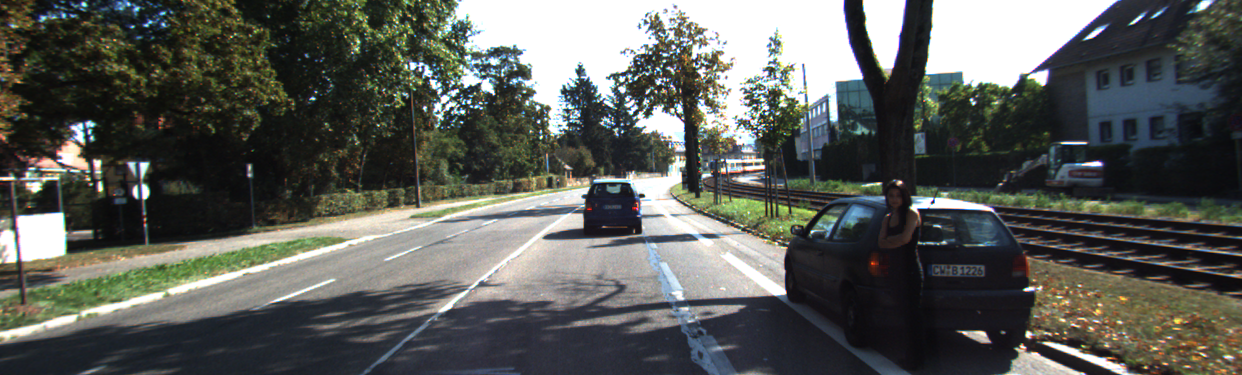
//> input picture samples/right.png, 1242 x 375 px
$ ./stereo_vision ../samples/right.png ../samples/right.png   (built with g++ and OpenCV 4)
//> lines starting //> are read from the running program, lines starting //| are printed output that depends on the picture; after the words box and inside, x2 and y2 are one past the last pixel; in counts of white or black regions, pixels touching at a corner belong together
/* Kenneth Jung
 * Mechatronics Engineering
 * k22jung@edu.uwaterloo.ca
 *
 * Original source taken from Github as a starting point for the code:
 * https://github.com/opencv/opencv_contrib/blob/master/modules/ximgproc/samples/disparity_filtering.cpp
*/
#include "opencv2/calib3d.hpp"
#include "opencv2/imgproc.hpp"
#include "opencv2/imgcodecs.hpp"
#include "opencv2/highgui.hpp"
#include "opencv2/core/utility.hpp"
#include "opencv2/ximgproc/disparity_filter.hpp"
#include <iostream>
#include <string>

using namespace cv;
using namespace cv::ximgproc;
using namespace std;

const double DOWNSCALE = 0.25;
const int WIN_SIZE_SGBM = 1;
const int MAX_X_GRAD = 25;
const double SMOOTHING_FACTOR = 4;
const double LAMBDA = 8000.0;
const double SIGMA = 1.5;
const double VIS_MULT = 4.0;
const int MAX_DISPARITY = 16*5;


Rect computeROI(Size2i src_sz, Ptr<StereoMatcher> matcher_instance);

const String keys =
    "{help h usage ? |                  | print this message                                                }"
    "{@left          |../data/aloeL.jpg | left view of the stereopair                                       }"
    "{@right         |../data/aloeR.jpg | right view of the stereopair                                      }"
    "{filter         |wls_conf          | used post-filtering (wls_conf or wls_no_conf)                     }"
    "{no-downscale   |                  | force stereo matching on full-sized views to improve quality      }"
    ;

int main(int argc, char** argv)
{
    CommandLineParser parser(argc,argv,keys);
    parser.about("Disparity Filtering Demo");
    if (parser.has("help"))
    {
        parser.printMessage();
        return 0;
    }

    String left_im = parser.get<String>(0);
    String right_im = parser.get<String>(1);
    String filter = parser.get<String>("filter");
    bool no_downscale = parser.has("no-downscale");
    int max_disp = MAX_DISPARITY;

    if (!parser.check())
    {
        parser.printErrors();
        return -1;
    }

    if(max_disp <= 0 || max_disp%16 != 0)
    {
        cout<<"Incorrect MAX_DISPARITY value: it should be positive and divisible by 16"<<endl;
        return -1;
    }

    if(WIN_SIZE_SGBM <= 0 || WIN_SIZE_SGBM%2 != 1)
    {
        cout<<"Incorrect window_size value: it should be positive and odd"<<endl;
        return -1;
    }

    Mat left  = imread(left_im,IMREAD_COLOR);
//> left is the input picture: 375 rows x 1242 cols, CV_8UC3; mean B, G, R 88.6, 93, 90.6
    if ( left.empty() )
    {
        cout<<"Cannot read image file: "<<left_im;
        return -1;
    }

    Mat right = imread(right_im,IMREAD_COLOR);
    if ( right.empty() )
    {
        cout<<"Cannot read image file: "<<right_im;
        return -1;
    }

    Mat left_for_matcher, right_for_matcher;
    Mat left_disp,right_disp;
    Mat filtered_disp;
    Mat conf_map = Mat(left.rows,left.cols,CV_8U);
    conf_map = Scalar(255);
    Rect ROI;
    Ptr<DisparityWLSFilter> wls_filter;
    double matching_time, filtering_time;

    if(filter=="wls_conf")
    {
        if(!no_downscale)
        {
            max_disp *= DOWNSCALE;
            if(max_disp%16!=0)
                max_disp += 16-(max_disp%16);
            resize(left ,left_for_matcher ,Size(),DOWNSCALE,DOWNSCALE);
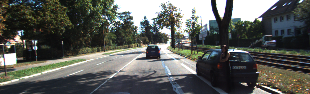
//> left_for_matcher: 94 rows x 310 cols, CV_8UC3; mean B, G, R 88.7, 93.1, 90.7
            resize(right,right_for_matcher,Size(),DOWNSCALE,DOWNSCALE);
        }
        else
        {
            left_for_matcher  = left.clone();
            right_for_matcher = right.clone();
        }

		Ptr<StereoSGBM> left_matcher  = StereoSGBM::create(0,max_disp,WIN_SIZE_SGBM);
		left_matcher->setP1(24*WIN_SIZE_SGBM*WIN_SIZE_SGBM*SMOOTHING_FACTOR);
		left_matcher->setP2(96*WIN_SIZE_SGBM*WIN_SIZE_SGBM*SMOOTHING_FACTOR);
		left_matcher->setPreFilterCap(MAX_X_GRAD);
		left_matcher->setMode(StereoSGBM::MODE_SGBM_3WAY);
		wls_filter = createDisparityWLSFilter(left_matcher);
		Ptr<StereoMatcher> right_matcher = createRightMatcher(left_matcher);

		matching_time = (double)getTickCount();
		left_matcher-> compute(left_for_matcher, right_for_matcher,left_disp);
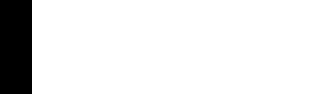
//> left_disp: 94 rows x 310 cols, CV_16SC1; values -16 (black) and 0 (white), 89.7% white; 1 black region, box (x1, y1, x2, y2) and area: (0, 0, 32, 94) 3008
		right_matcher->compute(right_for_matcher,left_for_matcher, right_disp);
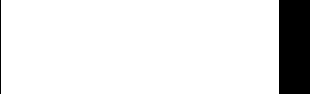
//> right_disp: 94 rows x 310 cols, CV_16SC1; values -512 (black) and 0 (white), 89.7% white; 2 black regions, box (x1, y1, x2, y2) and area: (279, 0, 310, 94) 2914, (0, 0, 1, 94) 94
		matching_time = ((double)getTickCount() - matching_time)/getTickFrequency();


        wls_filter->setLambda(LAMBDA);
        wls_filter->setSigmaColor(SIGMA);
        filtering_time = (double)getTickCount();
        wls_filter->filter(left_disp,left,filtered_disp,right_disp);
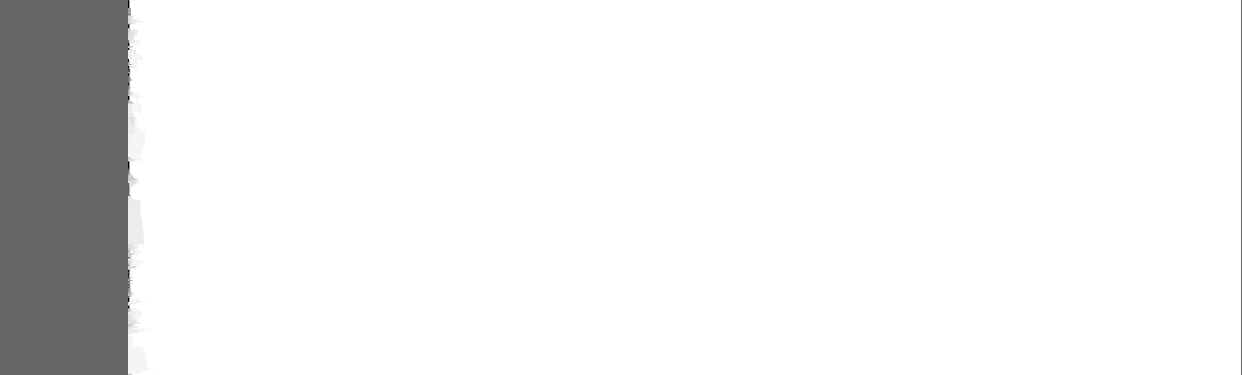
//> filtered_disp: 375 rows x 1242 cols, CV_16SC1; min -27, max 0, mean -1.68; drawn with min black and max white
        filtering_time = ((double)getTickCount() - filtering_time)/getTickFrequency();

        conf_map = wls_filter->getConfidenceMap();

        // Get the ROI that was used in the last filter call:
        if(!no_downscale)
        {
            // upscale raw disparity and ROI back for a proper comparison:
            resize(left_disp,left_disp,Size(),1/DOWNSCALE,1/DOWNSCALE);
//> left_disp: 376 rows x 1240 cols, CV_16SC1
            left_disp = left_disp/DOWNSCALE;
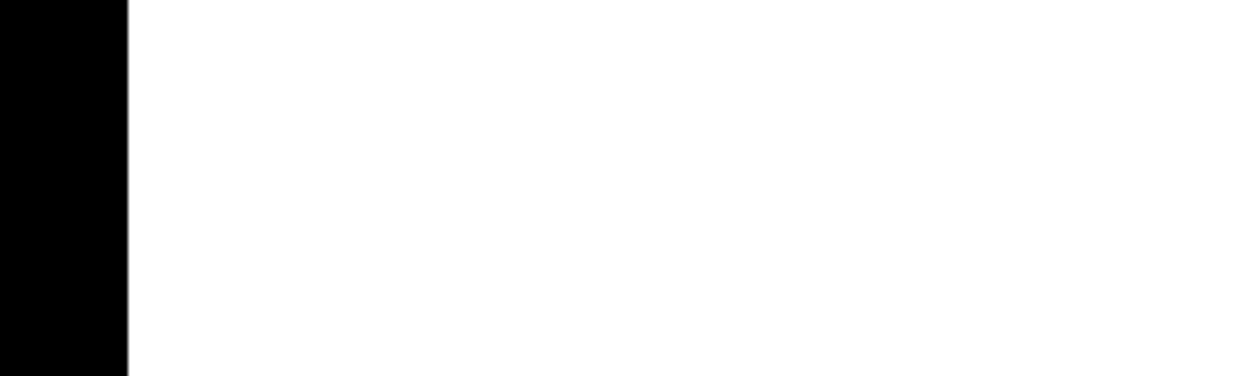
//> left_disp: 376 rows x 1240 cols, CV_16SC1; min -64, max 0, mean -6.61; drawn with min black and max white
        }
    }
    else if(filter=="wls_no_conf")
    {
        left_for_matcher  = left.clone();
        right_for_matcher = right.clone();

		Ptr<StereoSGBM> matcher  = StereoSGBM::create(0,max_disp,WIN_SIZE_SGBM);
		matcher->setUniquenessRatio(0);
		matcher->setDisp12MaxDiff(1000000);
		matcher->setSpeckleWindowSize(0);
		matcher->setP1(24*WIN_SIZE_SGBM*WIN_SIZE_SGBM*SMOOTHING_FACTOR);
		matcher->setP2(96*WIN_SIZE_SGBM*WIN_SIZE_SGBM*SMOOTHING_FACTOR);
		matcher->setMode(StereoSGBM::MODE_SGBM_3WAY);
		ROI = computeROI(left_for_matcher.size(),matcher);
		wls_filter = createDisparityWLSFilterGeneric(false);
		wls_filter->setDepthDiscontinuityRadius((int)ceil(0.5*WIN_SIZE_SGBM));

		matching_time = (double)getTickCount();
		matcher->compute(left_for_matcher,right_for_matcher,left_disp);
		matching_time = ((double)getTickCount() - matching_time)/getTickFrequency();

        wls_filter->setLambda(LAMBDA);
        wls_filter->setSigmaColor(SIGMA);
        filtering_time = (double)getTickCount();
        wls_filter->filter(left_disp,left,filtered_disp,Mat(),ROI);
        filtering_time = ((double)getTickCount() - filtering_time)/getTickFrequency();
    }
    else
    {
        cout<<"Unsupported filter";
        return -1;
    }

    cout.precision(2);
    cout<<"Matching time:  "<<matching_time<<"s"<<endl;
    cout<<"Filtering time: "<<filtering_time<<"s"<<endl;
    cout<<endl;

	namedWindow("left", WINDOW_AUTOSIZE);
	imshow("left", left);

	namedWindow("right", WINDOW_AUTOSIZE);
	imshow("right", right);

	Mat raw_disp_vis;
	getDisparityVis(left_disp,raw_disp_vis,VIS_MULT);
//> raw_disp_vis: 376 rows x 1240 cols, CV_8UC1; every value is 0
	namedWindow("raw disparity", WINDOW_AUTOSIZE);
	imshow("raw disparity", raw_disp_vis);

	Mat filtered_disp_vis;
	getDisparityVis(filtered_disp,filtered_disp_vis,VIS_MULT);
//> filtered_disp_vis: 375 rows x 1242 cols, CV_8UC1; every value is 0
	namedWindow("Filtered Disparity", WINDOW_AUTOSIZE);
	imshow("Filtered Disparity", filtered_disp_vis);

	imwrite( "../output/disparity_filtered.jpg", filtered_disp_vis );
	imwrite( "../output/disparity_raw.jpg", raw_disp_vis);
	imwrite("../output/conf_map.jpg",conf_map);
	imwrite("../output/left_image.jpg",left);
	waitKey(0);


    return 0;
}

Rect computeROI(Size2i src_sz, Ptr<StereoMatcher> matcher_instance)
{
    int min_disparity = matcher_instance->getMinDisparity();
    int num_disparities = matcher_instance->getNumDisparities();
    int block_size = matcher_instance->getBlockSize();

    int bs2 = block_size/2;
    int minD = min_disparity, maxD = min_disparity + num_disparities - 1;

    int xmin = maxD + bs2;
    int xmax = src_sz.width + minD - bs2;
    int ymin = bs2;
    int ymax = src_sz.height - bs2;

    Rect r(xmin, ymin, xmax - xmin, ymax - ymin);
    return r;
}
